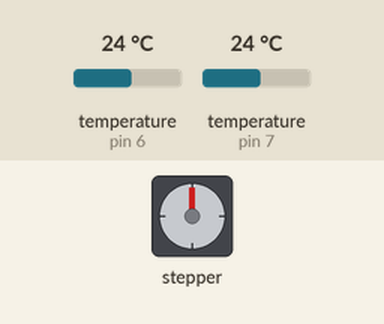
Bench run of a sketch on a simulated Arduino Uno, built with avr-gcc and run on an emulated ATmega328P. Shown: stepper motor. Inputs (shaded band) come from the test bench; at power-on: temperature (sensors on pin 6, pin 7) 24 °C. EEPROM starts erased; stepper angles assume 2048 steps per turn; what the sketch prints to the serial monitor is not drawn.

Above: at 0.1 s.
At 8.3 s:
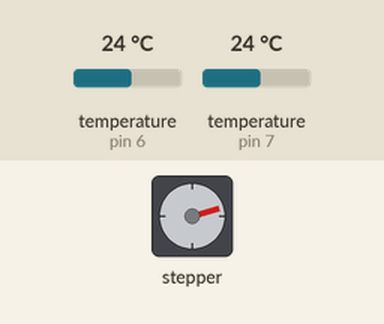
Timing chart, 0 to 9.8 s (numbered marks = the images above):
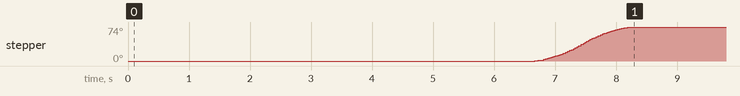

The sketch:

Jan22.ino
```cpp
#include <DallasTemperature.h>
#include <Wire.h>
#include <PID_v1.h>
#include <AccelStepper.h>
#include <EEPROM.h>

#define motorPin1  2
#define motorPin2  3
#define motorPin3  4
#define motorPin4  5

#define FULLSTEP 4

AccelStepper stepper(FULLSTEP, motorPin1, motorPin3, motorPin2, motorPin4);
int eeAddress = 0;   // Address of the stepper position in EEPROM
long startPos;        // Initial position of the stepper motor

const double maxArea = 1;

const byte oneWireAPin = 6;
const byte oneWireBPin = 7;

const int stepsPerRevolution = 2048;

int tempThreshold = 50; // Temperature threshold
int rpm = 15;           // Stepper motor speed in RPM

unsigned long lastPrintTime = 0; // Stores the time of the last print

double Setpoint, Input, Output;

// Specify the links and initial tuning parameters
PID myPID(&Input, &Output, &Setpoint, 1, 0.5, 0.001, DIRECT);

OneWire oneWireA(oneWireAPin);
OneWire oneWireB(oneWireBPin);

DallasTemperature sensorsA(&oneWireA);
DallasTemperature sensorsB(&oneWireB);

struct result {   // Structure declaration
      bool outcome;           // Member (bool variable)
      double angleDeg;       // Member (double variable)
}; // End the structure with a semicolon

void setup() {
    stepper.setMaxSpeed(1000.0); // Maximum speed of the stepper
    stepper.setAcceleration(500.0); // Acceleration for smoother motion

    Serial.begin(9600);
    while (!Serial) {
    ; // wait for serial port to connect. Needed for native USB port only
    }

    // Read the initial position of the stepper motor from EEPROM
    EEPROM.get(eeAddress, startPos);
    stepper.setCurrentPosition(startPos);
    Serial.print("Read long from EEPROM: ");
    Serial.println(startPos);

    sensorsA.begin();
    sensorsB.begin();
    Serial.println("tempC1,tempC2,avg,area,angle,currentTime");

    // Initialize PID
    Input = 20;  // Initial temperature input
    Setpoint = 50;  // Desired temperature
    myPID.SetMode(AUTOMATIC);
    myPID.SetOutputLimits(0, maxArea); // Match PID output to area limits
}

result moveToArea(double area){
  bool areaIsNotValid = area > maxArea or area < 0 ;  // à terminer

  struct result result;
  if (areaIsNotValid) {
    Serial.println("invalid area");
    result.outcome = false;
    result.angleDeg = 0;
    return result;
  }

  // Inverse Kinematic (IK)
  double angleRad = (acos(abs(area-1)*25.25/30));

  //steppers.run();

  // Converting radian to degree
  double angleDeg = angleRad*RAD_TO_DEG;

  bool test = moveToAngle(angleDeg);

  if(!test){
    Serial.println("invalid angle");
    result.outcome = false;
    result.angleDeg = angleDeg;
    return result;
  }
  else{
    result.outcome = true;
    result.angleDeg = angleDeg;
    return result;
  }
}

bool moveToAngle(double angleDeg){
  // Set steppers' target position using the desired angle
  //steppers.run();

  bool angleNotValid = angleDeg > 90 or angleDeg < 0;
  if (angleNotValid) {
    return false;
  }

  double offset = 15; // Can be ajusted
  double anglePos = angleDeg - offset;
  double angleInStep = anglePos*stepsPerRevolution/360; // TO CHANGE
  //steppers.run();

  double positions; // Array of desired stepper positions
  positions = angleInStep;

  stepper.moveTo(positions);
  while (stepper.run());

  // Save the current position of the stepper motor in EEPROM
  EEPROM.put(eeAddress, stepper.currentPosition());

  EEPROM.get(eeAddress, startPos);
  Serial.print("Set current position to eeprom and read long from EEPROM: ");
  Serial.println(startPos);

  return true;
}

void loop() {
  delay(5000);
    // Request temperatures
    sensorsA.requestTemperatures();
    sensorsB.requestTemperatures();

    // Get temperatures from sensors
    float tempC1 = sensorsA.getTempCByIndex(0);
    float tempC2 = sensorsB.getTempCByIndex(0);

    // Validate sensor readings
    if (tempC1 == DEVICE_DISCONNECTED_C) tempC1 = tempC2;
    if (tempC2 == DEVICE_DISCONNECTED_C) tempC2 = tempC1;

    // Calculate average temperature
    Input = (tempC1 + tempC2) / 2.0;

    // Measure elapsed time
    unsigned long currentTime = millis();
    unsigned long elapsedTime = currentTime - lastPrintTime;
    lastPrintTime = currentTime;

    //Print temperature readings, average, elapsed time
    //Serial.print("tempC1:");
    //Serial.print(tempC1);
    //Serial.print(',');
    //Serial.print("tempC2:");
    //Serial.print(tempC2);
    //Serial.print(',');
    //Serial.print("avg:");
    //Serial.print(Input);
    //Serial.print(',');
    //Serial.print("currentTime:");
    //Serial.println(currentTime);


    // Compute PID and move stepper based on output
    myPID.Compute();
    result result = moveToArea(Output);
    if (result.outcome) {
    }
    Serial.print(tempC1),  Serial.print(','), Serial.print(tempC2), Serial.print(','), Serial.print(Input), Serial.print(','), Serial.print(Output), Serial.print(','), Serial.print(result.angleDeg), Serial.print(','), Serial.println(currentTime);
}

//preportion between 0 and 1 Area = cos(angle)*30/25.25
//angle=arccos(Area*25.25/30)
//25.25/30
```

Measured:
- by itself, stepper: turns 74° clockwise in 1.6 s
